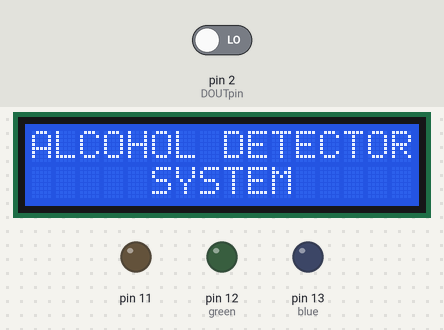
This sketch was run on a simulated Arduino Uno, built with avr-gcc and run on an emulated ATmega328P. Parts: 16×2 character LCD, output pins drawn as LEDs (lit = HIGH). The inputs (shaded band) are chosen by the test bench; at power-on: pin 2 (DOUTpin) LOW. What the sketch prints to the serial monitor is not drawn.

Above: at 0.1 s.
At 5.4 s:
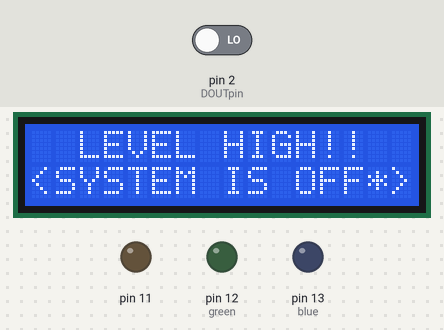
At 6.4 s:
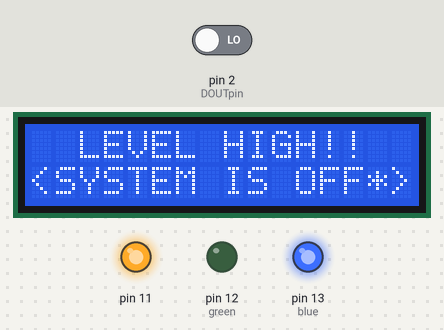
Timing chart, 0 to 7.9 s (numbered marks = the images above):
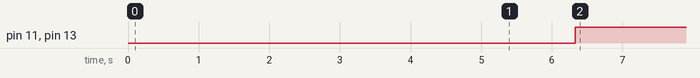

Measured:
- by itself, pin 11, pin 13 (blue): LOW → HIGH at 6.3 s

The sketch:

Alcohol.ino
```cpp
int AOUTpin =A5;
   int DOUTpin =2;
   int blue=13;
   int green=12;

   int limit;
   int value;

   #include <LiquidCrystal.h>
   LiquidCrystal lcd(9, 8, 7, 6, 5, 4);

void setup() {
      Serial.begin(9600);
      pinMode(DOUTpin,INPUT);
      pinMode(blue,OUTPUT);
      pinMode(green,OUTPUT);
      pinMode(11,OUTPUT);

      lcd.begin(16, 2);
      lcd.setCursor(0,0);
      lcd.print("ALCOHOL DETECTOR");
      lcd.setCursor(5,1);
      lcd.print("SYSTEM");
      delay(5000);

}

void loop() {
     value=analogRead(AOUTpin);
     limit=digitalRead(DOUTpin);

     Serial.print("Alcohol value:");
     Serial.println(value);
     Serial.print("Limit:");
     Serial.print(limit);
     delay(100);

if((value>25)&&(value<50))
  {

     lcd.clear();
     lcd.setCursor(2,0);
     lcd.print("LEVEL NORMAL");


     lcd.setCursor(0,1);
     lcd.print("<*SYSTEM IS ON*>");
     delay(2000);

     digitalWrite(green,HIGH);
     delay(100);


  }
     lcd.clear();
     lcd.print("ALCOHOL DETECTOR");

     lcd.setCursor(2, 1);
     lcd.print("Value:- ");
     lcd.setCursor(10, 1);
     lcd.println(value);
     delay(150);


 if(value>500)
  {
     lcd.clear();
     lcd.setCursor(2,0);
     lcd.print("LEVEL HIGH!!");


      lcd.setCursor(0,1);

      lcd.print("<SYSTEM IS OFF*>");
      delay(1000);

      digitalWrite(11,HIGH);
     digitalWrite(green,LOW);
     digitalWrite(blue,HIGH);
     delay(100000000);
     digitalWrite(blue,LOW);
     delay(1000);

  }


     lcd.clear();
     lcd.print("ALCOHOL DETECTOR");

     lcd.setCursor(2, 1);
     lcd.print("Value:- ");
     lcd.setCursor(10, 1);
     lcd.println(value);
     delay(150);


     delay(50);

}
```
